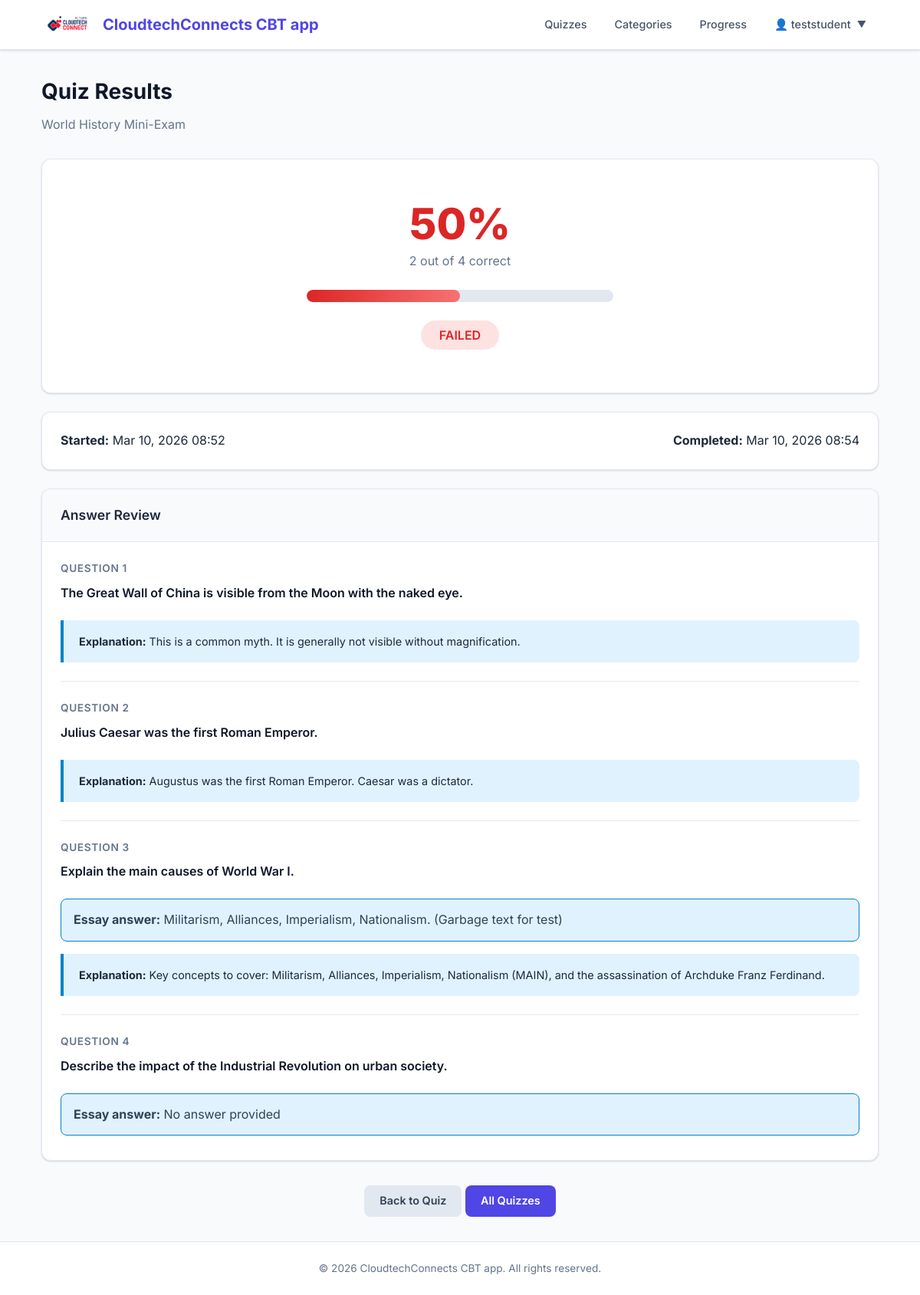
Page /quiz/world-history-mini-exam/results/1/ (signed in) on the committed database.
### apps/quiz/models.py (models this page shows, shortened)
class Quiz(models.Model):
    title = models.CharField(max_length=60, verbose_name='Title')
    description = models.TextField(
        blank=True,
        help_text='A description of the quiz.',
    )
    url = models.SlugField(
        max_length=60,
        unique=True,
        help_text='A user-friendly URL slug.',
        verbose_name='URL',
    )
    category = models.ForeignKey(
        Category,
        on_delete=models.SET_NULL,
        null=True,
        blank=True,
        related_name='quizzes',
    )
    image = models.ImageField(
        upload_to='quiz_images/',
        blank=True,
        null=True,
        help_text='An optional image for the quiz.',
    )
    random_order = models.BooleanField(
        default=False,
        verbose_name='Random Order',
        help_text='Display the questions in a random order each time?',
    )
    max_questions = models.PositiveIntegerField(
        blank=True,
        null=True,
        verbose_name='Max Questions',
        help_text='Number of questions to show (random subset). '
                  'Leave blank to show all.',
    )
    time_limit = models.PositiveIntegerField(
        blank=True,
        null=True,
        verbose_name='Time Limit (minutes)',
        help_text='Time limit for the quiz in minutes. Leave blank for no limit.',
    )
    answers_at_end = models.BooleanField(
        default=False,
        verbose_name='Answers at End',
        help_text='Show correct answers only after quiz completion?',
    )
    hide_results = models.BooleanField(
        default=False,
        verbose_name='Hide Results',
        help_text='If yes, the user will not see their score or marked answers upon completion. '
                  'Useful for standard exams where results are released later.',
    )
    exam_paper = models.BooleanField(
        default=False,
        verbose_name='Exam Paper',
        help_text='If yes, the result of each attempt is stored. '
                  'Necessary for marking.',
    )
    single_attempt = models.BooleanField(
        default=False,
        verbose_name='Single Attempt',
        help_text='If yes, only one attempt per user is allowed.',
    )
    pass_mark = models.SmallIntegerField(
        default=0,
        verbose_name='Pass Mark (%)',
        help_text='Percentage required to pass. 0 means no pass mark.',
        validators=[MinValueValidator(0), MaxValueValidator(100)],
    )
    success_text = models.TextField(
        blank=True,
        verbose_name='Success Text',
        help_text='Displayed if the user passes.',
    )
    fail_text = models.TextField(
        blank=True,
        verbose_name='Fail Text',
        help_text='Displayed if the user fails.',
    )
    draft = models.BooleanField(
        default=False,
        verbose_name='Draft',
        help_text='If yes, the quiz is not publicly visible.',
    )
    featured = models.BooleanField(
        default=False,
        verbose_name='Featured',
        help_text='If yes, this quiz will be the ONLY one visible to students.',
    )
    class Meta:
        verbose_name = 'Quiz'
        verbose_name_plural = 'Quizzes'
        ordering = ['title']
        permissions = (
            ('view_sittings', 'Can see completed exams.'),
        )

class Sitting(models.Model):
    user = models.ForeignKey(
        settings.AUTH_USER_MODEL,
        on_delete=models.CASCADE,
        null=True,
        blank=True,
        related_name='sittings',
    )
    quiz = models.ForeignKey(
        Quiz,
        on_delete=models.CASCADE,
        related_name='sittings',
    )
    question_order = models.TextField(
        verbose_name='Question Order',
        help_text='JSON list of question PKs in display order.',
    )
    question_list = models.TextField(
        verbose_name='Question List',
        help_text='JSON list of dicts with pk and type.',
    )
    incorrect_questions = models.TextField(
        blank=True,
        verbose_name='Incorrect Questions',
        help_text='Comma-separated PKs of incorrect answers.',
    )
    graded_essays = models.TextField(
        blank=True,
        verbose_name='Graded Essays',
        help_text='Comma-separated PKs of already marked essay questions.',
    )
    current_score = models.IntegerField(default=0)
    complete = models.BooleanField(default=False)
    user_answers = models.TextField(
        default='{}',
        verbose_name='User Answers',
        help_text='JSON dict mapping question pk to user answer.',
    )
    start = models.DateTimeField(auto_now_add=True)
    end = models.DateTimeField(null=True, blank=True)
    objects = SittingManager()
    class Meta:
        verbose_name = 'Sitting'
        verbose_name_plural = 'Sittings'
        ordering = ['-start']
        permissions = ()
    def get_question_list(self):
        try:
            return json.loads(self.question_list)
        except (json.JSONDecodeError, TypeError):
            return []
    def _load_question(self, q_info):
        q_type = q_info['type']
        pk = q_info['pk']
        if q_type == 'mc':
            return MCQuestion.objects.get(pk=pk)
        elif q_type == 'tf':
            return TFQuestion.objects.get(pk=pk)
        elif q_type == 'essay':
            return EssayQuestion.objects.get(pk=pk)
        return None
    def get_user_answers(self):
        try:
            return json.loads(self.user_answers)
        except (json.JSONDecodeError, TypeError):
            return {}
    def get_percent_correct(self):
        total = len(self.get_question_list())
        if total == 0:
            return 0
        return int(round(self.current_score / total * 100))
    def check_if_passed(self):
        if self.quiz.pass_mark == 0:
            return True
        return self.get_percent_correct() >= self.quiz.pass_mark
    def get_questions_with_answers(self):
        user_answers = self.get_user_answers()
        result = []
        for q_info in self.get_question_list():
            question = self._load_question(q_info)
            if not question:
                continue
            q_pk = str(q_info['pk'])
            user_answer = user_answers.get(q_pk, '')
            is_correct = None
            correct_answer = question.get_correct_answer()
            if question.question_type == 'essay':
                is_correct = None  # manually graded
            elif user_answer:
                is_correct = question.check_if_correct(user_answer)
            result.append({
                'question': question,
                'user_answer': user_answer,
                'is_correct': is_correct,
                'correct_answer': correct_answer,
            })
        return result
    def get_total_questions(self):
        return len(self.get_question_list())

class Question(models.Model):
    figure = models.ImageField(
        upload_to='question_images/',
        blank=True,
        null=True,
        verbose_name='Figure',
        help_text='An optional image displayed alongside the question.',
    )
    content = models.TextField(
        verbose_name='Question',
        help_text='Enter the question text.',
    )
    explanation = models.TextField(
        blank=True,
        verbose_name='Explanation',
        help_text='Explanation shown after the question is answered.',
    )
    category = models.ForeignKey(
        Category,
        on_delete=models.SET_NULL,
        null=True,
        blank=True,
    )
    sub_category = models.ForeignKey(
        SubCategory,
        on_delete=models.SET_NULL,
        null=True,
        blank=True,
    )
    class Meta:
        abstract = True

class TFQuestion(Question):
    quiz = models.ManyToManyField(Quiz, related_name='tf_questions', blank=True)
    correct = models.BooleanField(
        default=False,
        verbose_name='Correct Answer',
        help_text='Tick if the correct answer is True.',
    )
    class Meta:
        verbose_name = 'True/False Question'
        verbose_name_plural = 'True/False Questions'
    def get_correct_answer(self):
        return 'True' if self.correct else 'False'
    @property
    def question_type(self):
        return 'tf'

class EssayQuestion(Question):
    quiz = models.ManyToManyField(Quiz, related_name='essay_questions', blank=True)
    class Meta:
        verbose_name = 'Essay Question'
        verbose_name_plural = 'Essay Questions'
    def get_correct_answer(self):
        return 'To be marked manually.'
    @property
    def question_type(self):
        return 'essay'

### apps/quiz/views.py (the view)
# urls.py: path('quiz/<slug:slug>/results/<int:sitting_pk>/', views.quiz_results_view, name='quiz_results'),
def quiz_results_view(request, slug, sitting_pk):
    quiz = get_object_or_404(Quiz, url=slug)
    sitting = get_object_or_404(Sitting, pk=sitting_pk, complete=True)
    if sitting.user and request.user != sitting.user and not request.user.is_staff:
        messages.error(request, 'You do not have permission to view these results.')
        return redirect('quiz:quiz_list')
    questions_with_answers = sitting.get_questions_with_answers()
    passed = sitting.check_if_passed()
    if quiz.hide_results:
        return render(request, 'quiz/quiz_results.html', {
            'quiz': quiz,
            'sitting': sitting,
            'results_hidden': True,
        })
    return render(request, 'quiz/quiz_results.html', {
        'quiz': quiz,
        'sitting': sitting,
        'questions_with_answers': questions_with_answers,
        'passed': passed,
        'percent': sitting.get_percent_correct(),
        'results_hidden': False,
    })

### apps/quiz/context_processors.py (called while the page is built)
def quiz_context(request):
    featured_quiz = Quiz.objects.filter(featured=True, draft=False).first()
    return {
        'featured_quiz': featured_quiz,
        'is_student': not request.user.is_staff if request.user.is_authenticated else True
    }

### templates/quiz/quiz_results.html (shortened to what this page needs)
{% extends "base.html" %}
{% block content %}
<div class="page-header">
    <h1>Quiz Results</h1>
    <p>{{ quiz.title }}</p>
</div>
{% if results_hidden %}
<div class="card mb-3">
    <div class="card-body text-center">
        <h3 style="margin-top: 1rem;">Assessment Submitted Successfully</h3>
        <p style="color: var(--gray-600); margin-bottom: 2rem;">
            Your answers have been recorded. The results for this exam will be released later.
        </p>
    </div>
</div>
{% else %}
<div class="card mb-3">
    <div class="card-body">
        <div class="score-display">
            <div class="score-value {% if passed %}text-success{% else %}text-danger{% endif %}">
                {{ percent }}%
            </div>
            <div class="score-label">
                {{ sitting.current_score }} out of {{ sitting.get_total_questions }} correct
            </div>
            <div style="max-width: 400px; margin: 1.5rem auto;">
                <div class="progress" style="height: 1rem;">
                    <div class="progress-bar {% if passed %}success{% else %}danger{% endif %}"
                         style="width: {{ percent }}%;"></div>
                </div>
            </div>
            {% if quiz.pass_mark > 0 %}
                {% if passed %}
                    <span class="badge badge-success" style="font-size: 1rem; padding: 0.5rem 1.5rem;">
                        PASSED
                    </span>
                    {% if quiz.success_text %}
                        <p style="margin-top: 1rem; color: var(--gray-600);">{{ quiz.success_text }}</p>
                    {% endif %}
                {% else %}
                    <span class="badge badge-danger" style="font-size: 1rem; padding: 0.5rem 1.5rem;">
                        FAILED
                    </span>
                {% endif %}
            {% endif %}
        </div>
    </div>
</div>
{% endif %}
<div class="card mb-3">
    <div class="card-body d-flex justify-between" style="flex-wrap: wrap; gap: 1rem;">
        <div>
            <strong>Started:</strong>
            {{ sitting.start|date:"M d, Y H:i" }}
        </div>
        <div>
            <strong>Completed:</strong>
            {{ sitting.end|date:"M d, Y H:i" }}
        </div>
    </div>
</div>
{% if questions_with_answers %}
    <div class="card">
        <div class="card-header">
            <h3>Answer Review</h3>
        </div>
        <div class="card-body">
            {% for item in questions_with_answers %}
                <div style="{% if not forloop.first %}border-top: 1px solid var(--gray-200); padding-top: 1.5rem; margin-top: 1.5rem;{% endif %}">
                    <p class="question-number">Question {{ forloop.counter }}</p>
                    <p class="question-text" style="font-size: 1rem;">{{ item.question.content }}</p>
                    {% include "quiz/includes/_correct_answer.html" with item=item %}
                    {% if item.question.explanation %}
                        <div class="question-explanation">
                            <strong>Explanation:</strong> {{ item.question.explanation }}
                        </div>
                    {% endif %}
                </div>
            {% endfor %}
        </div>
    </div>
{% endif %}
<div style="margin-top: 2rem; text-align: center;">
    <a href="{% url 'quiz:quiz_detail' quiz.url %}" class="btn btn-secondary">Back to Quiz</a>
    <a href="{% url 'quiz:quiz_list' %}" class="btn btn-primary">All Quizzes</a>
</div>
{% endblock %}

### templates/includes/_nav.html (shortened to what this page needs)
{% load static %}
<nav class="navbar">
    <div class="container">
        <a href="{% url 'quiz:quiz_list' %}" class="navbar-brand" style="display: flex; align-items: center; gap: 0.75rem;">
            <img src="{% static 'img/logo.png' %}" alt="Logo" style="height: 40px; width: auto;">
            <span>CloudtechConnects CBT app</span>
        </a>
        <ul class="navbar-nav">
            {% if not featured_quiz or not is_student %}
                <li><a href="{% url 'quiz:quiz_list' %}">Quizzes</a></li>
                <li><a href="{% url 'quiz:category_list' %}">Categories</a></li>
            {% endif %}
            {% if user.is_authenticated %}
                {% if not featured_quiz or not is_student %}
                    <li><a href="{% url 'quiz:progress' %}">Progress</a></li>
                {% endif %}
                <li class="dropdown">
                    <a href="javascript:void(0)" class="dropdown-trigger" style="display: flex; align-items: center; gap: 0.5rem;" onclick="this.nextElementSibling.classList.toggle('show')">
                        👤 {{ user.username }} <small>▼</small>
                    </a>
                </li>
            {% else %}
                <li><a href="{% url 'accounts:login' %}">Login</a></li>
                <li><a href="{% url 'accounts:register' %}" class="btn btn-primary btn-sm">Sign Up</a></li>
            {% endif %}
        </ul>
    </div>
</nav>

### templates/quiz/includes/_correct_answer.html (shortened to what this page needs)
{% if item.question.question_type == 'essay' %}
    <div class="form-check" style="background: var(--info-light); border-color: var(--info);">
        <label><strong>Essay answer:</strong> {{ item.user_answer|default:"No answer provided" }}</label>
    </div>
{% endif %}

### rows in the picture
Quiz: title "World History Mini-Exam"
Sitting: current_score "2", get_total_questions "4", start "Mar 10, 2026 08:52", end "Mar 10, 2026 08:54"
TFQuestion: question.content "The Great Wall of China is visible from the Moon with the naked eye.", question.explanation "This is a common myth. It is generally not visible without magnification."
TFQuestion: question.content "Julius Caesar was the first Roman Emperor.", question.explanation "Augustus was the first Roman Emperor. Caesar was a dictator."
EssayQuestion: question.content "Explain the main causes of World War I.", user_answer "Militarism, Alliances, Imperialism, Nationalism. (Garbage text for test)", question.explanation "Key concepts to cover: Militarism, Alliances, Imperialism, Nationalism (MAIN), and the assassination of Archduke Franz Ferdinand."
EssayQuestion: question.content "Describe the impact of the Industrial Revolution on urban society.", user_answer "No answer provided"

### other values in the picture
{{ user.username }} "teststudent"
{{ percent }} "50"
